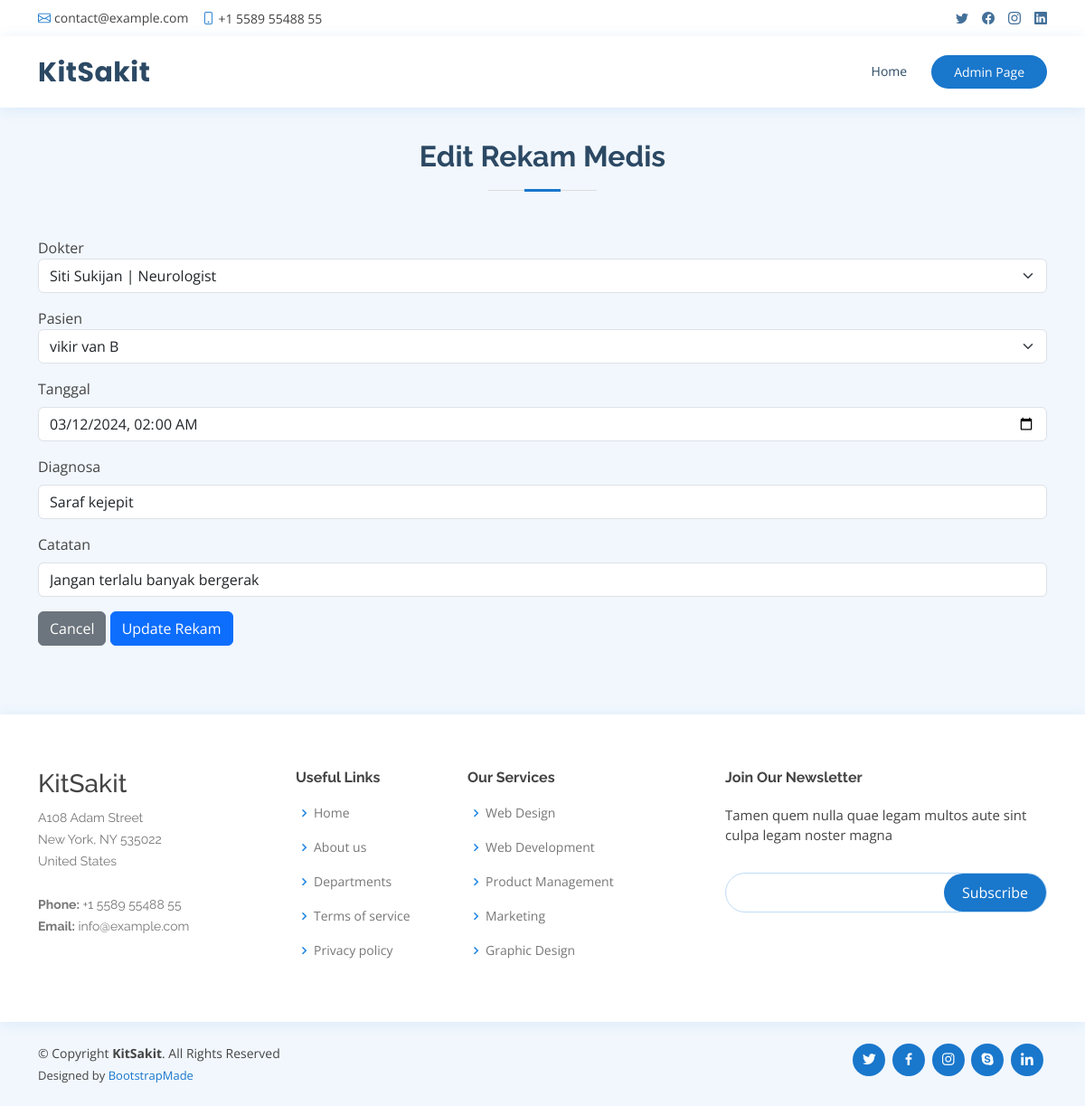
/editRekamMedis.php?id_rekam_medis=5, run on the app's committed database.
### tables this page shows
CREATE TABLE `rekam_medis`  (
  `id_rekam_medis` int NOT NULL AUTO_INCREMENT,
  `tanggal` datetime NOT NULL,
  `diagnosa` varchar(225) NOT NULL,
  `catatan` varchar(225) NOT NULL,
  `id_dokter` int NOT NULL,
  `id_pasien` int NOT NULL,
  PRIMARY KEY (`id_rekam_medis`) USING BTREE,
  INDEX `id_dokter`(`id_dokter` ASC) USING BTREE,
  INDEX `id_pasien`(`id_pasien` ASC) USING BTREE,
  CONSTRAINT `rekam_medis_ibfk_1` FOREIGN KEY (`id_dokter`) REFERENCES `dokter` (`id_dokter`) ON DELETE RESTRICT ON UPDATE RESTRICT,
  CONSTRAINT `rekam_medis_ibfk_2` FOREIGN KEY (`id_pasien`) REFERENCES `pasien` (`id_pasien`) ON DELETE RESTRICT ON UPDATE RESTRICT
);

CREATE TABLE `dokter`  (
  `id_dokter` int NOT NULL AUTO_INCREMENT,
  `nama_dokter` varchar(225) NOT NULL,
  `jenis_kelamin_dokter` char(1) NOT NULL,
  `alamat_dokter` varchar(225) NOT NULL,
  `telefon_dokter` varchar(20) NOT NULL,
  `foto` varchar(255) NOT NULL,
  `id_departmen` int NOT NULL,
  PRIMARY KEY (`id_dokter`) USING BTREE,
  INDEX `id_departmen`(`id_departmen` ASC) USING BTREE,
  CONSTRAINT `dokter_ibfk_1` FOREIGN KEY (`id_departmen`) REFERENCES `departmen` (`id_departmen`) ON DELETE RESTRICT ON UPDATE RESTRICT
);

CREATE TABLE `pasien`  (
  `id_pasien` int NOT NULL AUTO_INCREMENT,
  `nama_pasien` varchar(225) NOT NULL,
  `alamat_pasien` varchar(225) NOT NULL,
  `tanggal_lahir_pasien` date NOT NULL,
  `jenis_kelamin_pasien` char(1) NOT NULL,
  `kontak_pasien` varchar(20) NOT NULL,
  PRIMARY KEY (`id_pasien`) USING BTREE
);

### function.php (called while the page is built, shortened)
<?php
    include('config.php');
    function readDokter(){
        global $conn;
        $query = "SELECT dokter.*, departmen.spesialisasi
        FROM dokter
        INNER JOIN departmen
        ON dokter.id_departmen = departmen.id_departmen";
        $result = mysqli_query($conn, $query);
        return $result;
    }
    function readQuery($table, $id, $find){
        global $conn;
        $query = "SELECT * FROM ".$table." WHERE ".$id."=".$find;
        $result = mysqli_query($conn, $query);
        $result = mysqli_fetch_assoc($result);
        return $result;
    };
    function readPasien(){
        global $conn;
        $query = "SELECT * FROM pasien";
        $result = mysqli_query($conn, $query);
        return $result;
    }
?>

### editRekamMedis.php (the view, shortened to what this page needs)
<?php
    include('function.php');
    $listDokter = readDokter();
    $listPasien = readPasien();
    if(isset($_GET['id_rekam_medis'])){
      $idRekamMedis = $_GET['id_rekam_medis'];
      $data = readQuery('rekam_medis', 'id_rekam_medis', $idRekamMedis);
    } else {
      echo "
      <script>
        alert('Masukkan data id.');
        window.location='admin.php';
      </script>";
    }
?>
<!DOCTYPE html>
<html lang="en">
<head>
  <link href="assets/vendor/fontawesome-free/css/all.min.css" rel="stylesheet">
  <link href="assets/vendor/animate.css/animate.min.css" rel="stylesheet">
  <link href="assets/vendor/bootstrap/css/bootstrap.min.css" rel="stylesheet">
  <link href="assets/vendor/bootstrap-icons/bootstrap-icons.css" rel="stylesheet">
  <link href="assets/vendor/boxicons/css/boxicons.min.css" rel="stylesheet">
  <link href="assets/vendor/glightbox/css/glightbox.min.css" rel="stylesheet">
  <link href="assets/vendor/remixicon/remixicon.css" rel="stylesheet">
  <link href="assets/vendor/swiper/swiper-bundle.min.css" rel="stylesheet">
  <link href="assets/css/style.css" rel="stylesheet">
</head>
<body>
  <div id="topbar" class="d-flex align-items-center fixed-top">
    <div class="container d-flex justify-content-between">
      <div class="contact-info d-flex align-items-center">
        <i class="bi bi-envelope"></i> <a href="mailto:contact@example.com">contact@example.com</a>
        <i class="bi bi-phone"></i> +1 5589 55488 55
      </div>
      <div class="d-none d-lg-flex social-links align-items-center">
        <a href="#" class="twitter"><i class="bi bi-twitter"></i></a>
        <a href="#" class="facebook"><i class="bi bi-facebook"></i></a>
        <a href="#" class="instagram"><i class="bi bi-instagram"></i></a>
        <a href="#" class="linkedin"><i class="bi bi-linkedin"></i></i></a>
      </div>
    </div>
  </div>
  <header id="header" class="fixed-top">
    <div class="container d-flex align-items-center">
      <h1 class="logo me-auto"><a href="index.php">KitSakit</a></h1>
      <nav id="navbar" class="navbar order-last order-lg-0">
        <ul>
          <li><a class="nav-link scrollto" href="index.php">Home</a></li>
        </ul>
      </nav>
      <a href="admin.php" class="appointment-btn scrollto">Admin <span class="d-none d-md-inline">Page</span></a>
    </div>
  </header>
  <main id="main" style="padding-top: 70px;">
    <section id="appointment" class="appointment section-bg">
      <div class="container">
        <div class="section-title">
          <h2>Edit Rekam Medis</h2>
        </div>
        <form action="#" method="post" role="form" id="form-add" enctype="multipart/form-data">
            <div class="mb-3">
                <label for="dokter">Dokter</label>
                <select class="form-select" aria-label="Category" id="dokter" name="dokter" required>
                    <?php
                        foreach($listDokter as $dokter){
                            echo '<option value="'.$dokter['id_dokter'].'"'. ($dokter['id_dokter'] == $data['id_dokter'] ? "selected" : "").'>'.$dokter['nama_dokter'].' | '.$dokter['spesialisasi'].'</option>';
                        }
                    ?>
                </select>
            </div>
            <div class="mb-3">
                <label for="pasien">Pasien</label>
                <select class="form-select" aria-label="Category" id="pasien" name="pasien" required>
                    <?php
                        foreach($listPasien as $pasien){
                            echo '<option value="'.$pasien['id_pasien'].'"'. ($pasien['id_pasien'] == $data['id_pasien'] ? "selected" : "").'>'.$pasien['nama_pasien'].'</option>';
                        }
                    ?>
                </select>
            </div>
            <div class="mb-3">
                <label for="tanggal" class="form-label">Tanggal</label>
                <input type="datetime-local" class="form-control" id="tanggal" name="tanggal" value="<?= $data['tanggal'] ?>" required>
            </div>
            <div class="mb-3">
                <label for="diagnosa" class="form-label">Diagnosa</label>
                <input type="text" class="form-control" id="diagnosa" name="diagnosa" value="<?= $data['diagnosa'] ?>" required>
            </div>
            <div class="mb-3">
                <label for="catatan" class="form-label">Catatan</label>
                <input type="text" class="form-control" id="catatan" name="catatan" value="<?= $data['catatan'] ?>" required>
            </div>
            <a href="admin.php"><button type="button" class="btn btn-secondary" data-bs-dismiss="modal">Cancel</button></a>
            <button type="submit" class="btn btn-primary text-white" name="btn-edit-rekam" id="btn-edit-rekam" form="form-add">Update Rekam</button>
        </form>
      </div>
    </section>
  </main>
  <footer id="footer">
    <div class="footer-top">
      <div class="container">
        <div class="row">
          <div class="col-lg-3 col-md-6 footer-contact">
            <h3>KitSakit</h3>
            <p>
              A108 Adam Street <br>
              New York, NY 535022<br>
              United States <br><br>
              <strong>Phone:</strong> +1 5589 55488 55<br>
              <strong>Email:</strong> info@example.com<br>
            </p>
          </div>
          <div class="col-lg-2 col-md-6 footer-links">
            <h4>Useful Links</h4>
            <ul>
              <li><i class="bx bx-chevron-right"></i> <a href="#">Home</a></li>
              <li><i class="bx bx-chevron-right"></i> <a href="#">About us</a></li>
              <li><i class="bx bx-chevron-right"></i> <a href="#">Departments</a></li>
              <li><i class="bx bx-chevron-right"></i> <a href="#">Terms of service</a></li>
              <li><i class="bx bx-chevron-right"></i> <a href="#">Privacy policy</a></li>
            </ul>
          </div>
          <div class="col-lg-3 col-md-6 footer-links">
            <h4>Our Services</h4>
            <ul>
              <li><i class="bx bx-chevron-right"></i> <a href="#">Web Design</a></li>
              <li><i class="bx bx-chevron-right"></i> <a href="#">Web Development</a></li>
              <li><i class="bx bx-chevron-right"></i> <a href="#">Product Management</a></li>
              <li><i class="bx bx-chevron-right"></i> <a href="#">Marketing</a></li>
              <li><i class="bx bx-chevron-right"></i> <a href="#">Graphic Design</a></li>
            </ul>
          </div>
          <div class="col-lg-4 col-md-6 footer-newsletter">
            <h4>Join Our Newsletter</h4>
            <p>Tamen quem nulla quae legam multos aute sint culpa legam noster magna</p>
            <form action="" method="post">
              <input type="email" name="email"><input type="submit" value="Subscribe">
            </form>
          </div>
        </div>
      </div>
    </div>
    <div class="container d-md-flex py-4">
      <div class="me-md-auto text-center text-md-start">
        <div class="copyright">
          &copy; Copyright <strong><span>KitSakit</span></strong>. All Rights Reserved
        </div>
        <div class="credits">
          Designed by <a href="https://bootstrapmade.com/">BootstrapMade</a>
        </div>
      </div>
      <div class="social-links text-center text-md-right pt-3 pt-md-0">
        <a href="#" class="twitter"><i class="bx bxl-twitter"></i></a>
        <a href="#" class="facebook"><i class="bx bxl-facebook"></i></a>
        <a href="#" class="instagram"><i class="bx bxl-instagram"></i></a>
        <a href="#" class="google-plus"><i class="bx bxl-skype"></i></a>
        <a href="#" class="linkedin"><i class="bx bxl-linkedin"></i></a>
      </div>
    </div>
  </footer>
</body>
</html>

### assets/css/style.css (style rules this page uses)
body { font-family: "Open Sans", sans-serif; color: #444444; }
a { color: #1977cc; text-decoration: none; }
h1, h2, h3, h4, h5, h6 { font-family: "Raleway", sans-serif; }
#topbar { background: #fff; height: 40px; font-size: 14px; transition: all 0.5s; z-index: 996; }
#topbar .contact-info a { line-height: 1; color: #444444; transition: 0.3s; }
#topbar .contact-info i { color: #1977cc; padding-right: 4px; margin-left: 15px; line-height: 0; }
#topbar .contact-info i:first-child { margin-left: 0; }
#topbar .social-links a { color: #437099; padding-left: 15px; display: inline-block; line-height: 1px; transition: 0.3s; }
#topbar .social-links a:first-child { border-left: 0; }
#header { background: #fff; transition: all 0.5s; z-index: 997; padding: 15px 0; top: 40px; box-shadow: 0px 2px 15px rgba(25, 119, 204, 0.1); }
#header .logo { font-size: 30px; margin: 0; padding: 0; line-height: 1; font-weight: 700; letter-spacing: 0.5px; font-family: "Poppins", sans-serif; }
#header .logo a { color: #2c4964; }
.appointment-btn { margin-left: 25px; background: #1977cc; color: #fff; border-radius: 50px; padding: 8px 25px; white-space: nowrap; transition: 0.3s; font-size: 14px; display: inline-block; }
.navbar { padding: 0; }
.navbar ul { margin: 0; padding: 0; display: flex; list-style: none; align-items: center; }
.navbar li { position: relative; }
.navbar>ul>li { position: relative; white-space: nowrap; padding: 8px 0 8px 20px; }
.navbar a, .navbar a:focus { display: flex; align-items: center; justify-content: space-between; font-size: 14px; color: #2c4964; white-space: nowrap; transition: 0.3s; border-bottom: 2px solid #fff; padding: 5px 2px; }
section { padding: 60px 0; overflow: hidden; }
.section-bg { background-color: #f1f7fd; }
.section-title { text-align: center; padding-bottom: 30px; }
.section-title h2 { font-size: 32px; font-weight: bold; margin-bottom: 20px; padding-bottom: 20px; position: relative; color: #2c4964; }
.section-title h2::before { content: ""; position: absolute; display: block; width: 120px; height: 1px; background: #ddd; bottom: 1px; left: calc(50% - 60px); }
.section-title h2::after { content: ""; position: absolute; display: block; width: 40px; height: 3px; background: #1977cc; bottom: 0; left: calc(50% - 20px); }
#footer { color: #444444; font-size: 14px; background: #f1f7fd; }
#footer .footer-top { padding: 60px 0 30px 0; background: #fff; box-shadow: 0px 2px 15px rgba(25, 119, 204, 0.1); }
#footer .footer-top .footer-contact { margin-bottom: 30px; }
#footer .footer-top .footer-contact p { font-size: 14px; line-height: 24px; margin-bottom: 0; font-family: "Raleway", sans-serif; color: #777777; }
#footer .footer-top h4 { font-size: 16px; font-weight: bold; color: #444444; position: relative; padding-bottom: 12px; }
#footer .footer-top .footer-links { margin-bottom: 30px; }
#footer .footer-top .footer-links ul { list-style: none; padding: 0; margin: 0; }
#footer .footer-top .footer-links ul i { padding-right: 2px; color: #1c84e3; font-size: 18px; line-height: 1; }
#footer .footer-top .footer-links ul li { padding: 10px 0; display: flex; align-items: center; }
#footer .footer-top .footer-links ul li:first-child { padding-top: 0; }
#footer .footer-top .footer-links ul a { color: #777777; transition: 0.3s; display: inline-block; line-height: 1; }
#footer .footer-newsletter { font-size: 15px; }
#footer .footer-newsletter h4 { font-size: 16px; font-weight: bold; color: #444444; position: relative; padding-bottom: 12px; }
#footer .footer-newsletter form { margin-top: 30px; background: #fff; padding: 6px 10px; position: relative; border-radius: 50px; text-align: left; border: 1px solid #bfdcf7; }
#footer .footer-newsletter form input[type=email] { border: 0; padding: 4px 8px; width: calc(100% - 100px); }
#footer .footer-newsletter form input[type=submit] { position: absolute; top: 0; right: 0; bottom: 0; border: 0; background: none; font-size: 16px; padding: 0 20px; background: #1977cc; color: #fff; transition: 0.3s; border-radius: 50px; }
#footer .credits { padding-top: 5px; font-size: 13px; color: #444444; }
#footer .social-links a { font-size: 18px; display: inline-block; background: #1977cc; color: #fff; line-height: 1; padding: 8px 0; margin-right: 4px; border-radius: 50%; text-align: center; width: 36px; height: 36px; transition: 0.3s; }

### data on the page
rekam_medis: dokter "Siti Sukijan | Neurologist", pasien "vikir van B", tanggal "03/12/2024 02:00", diagnosa "Saraf kejepit", catatan "Jangan terlalu banyak bergerak"
